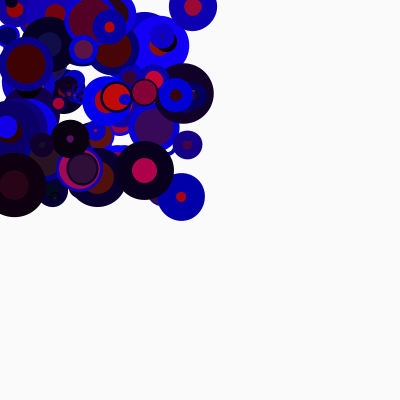
Frame 1 (no input)
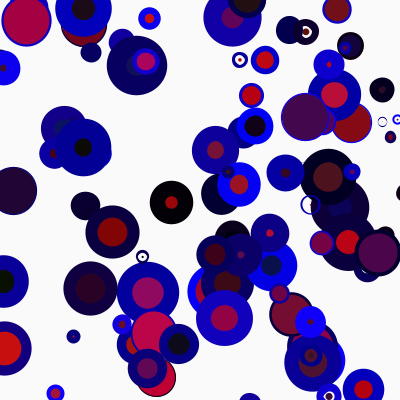
Frame 60 (the mouse pressed at the canvas centre just before this capture)
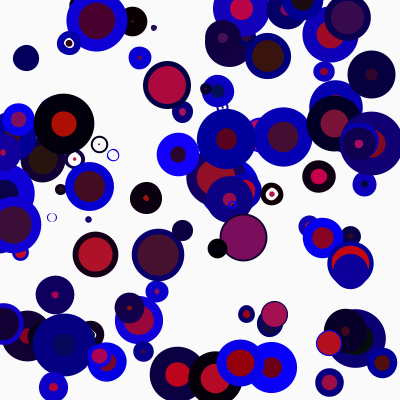
Frame 120 (the mouse held since frame 60 and released just before this capture)

The Processing sketch that drew these frames (run headless with seeded random() and noise(); from frame 60 on, the mouse is pressed at the canvas centre):

// Processing sketch: processing_49497
// ── processing_49497.pde



Circle [] circles = new Circle [100];

void setup(){
 size (400, 400);
 smooth(); 
 
 for (int i = 0; i < circles.length; i++){
  circles[i] = new Circle (random(200), random(200), random(50)); 
 }
 
}

void draw(){
  
  background (250);
  
  for (int i = 0; i < circles.length; i++){
  
  circles[i].drawCircle();
  circles[i].update();
  circles[i].checkCollisions();

  }
  
}

class Circle {
 
 float x; 
 float y;
 float xSpeed;
 float ySpeed;
 
 float circleSize;
 
 Circle(float xpos, float ypos, float csize){
   x = xpos;
   y = ypos;
   circleSize = csize;
   
   xSpeed = random (-10, 10);
   ySpeed = random (-10, 10);
   
 }

 void update(){
   x += xSpeed;
   y += ySpeed;
 }
 
 void checkCollisions(){
  
  if ((x < circleSize/2) || (x > width - circleSize/2)){
   xSpeed = -xSpeed; 
  }
   
   if ((y < circleSize/2) || (y > height - circleSize/2)){
    ySpeed = -ySpeed; 
   }
   
 }

 void drawCircle(){
   
   stroke (random (20), random (0), random (255));
   strokeWeight (random (1, 20));
   fill (random (200), random (20), random (100));
   ellipse (x, y, circleSize, circleSize);
      
 }
 
 
}
